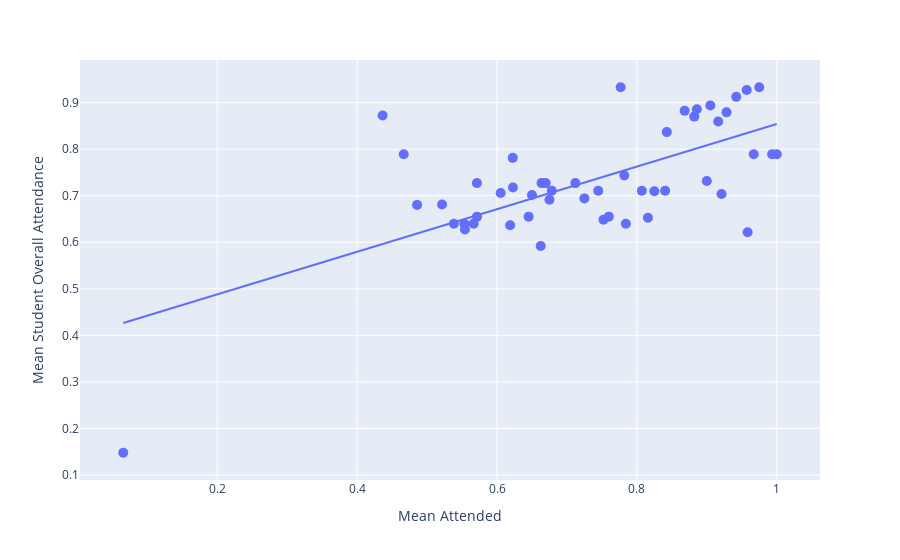

This figure's notebook cell:
### Code cell
# plotting interactive linear regression with module labels
import plotly.express as px
sns.regplot(data=merged, x= 'Mean Attended', y='Mean Student Overall Attendance', line_kws={'color':'orange'})
fig = px.scatter(merged, x='Mean Attended', y='Mean Student Overall Attendance',hover_name='Module Name', trendline='ols')
fig.update_traces(marker=dict(size=10))
fig.show()

### Figure 1 — Plotly figure (JSON) as saved in the notebook; plotly's stock layout.template omitted (floating-point values rounded to 4 significant figures)
{"data": [{"hovertemplate": "<b>%{hovertext}</b><br><br>Mean Attended=%{x}<br>Mean Student Overall Attendance=%{y}<extra></extra>", "hovertext": ["Graphic Design", "Strategic Planning", "Data Analysis", "Statistics", "Theater", "Pharmacy", "History", "User Experience Design", "Web Development", "Project Management", "Spanish", "Arts & Crafts", "Biology", "Italian", "Digital Systems", "Database Design", "Biomedical Engineering", "Marketing", "Japanese", "International Business", "Chemistry", "System Administration", "Public Speaking", "Nutrition", "Algorithms", "Arabic", "Ethics", "Discrete Mathematics", "Business Intelligence", "Quality Assurance", "Journalism", "Occupational Therapy", "Leadership", "Cloud Computing", "Information Technology", "Geography", "Linguistics", "Demographics", "Linear Algebra", "Medicine", "Music Theory", "Political Science", "French", "Data Science", "Cybersecurity", "Religious Studies", "Creative Writing", "English Literature", "Nursing", "Epidemiology"], "legendgroup": "", "marker": {"color": "#636efa", "size": 10, "symbol": "circle"}, "mode": "markers", "name": "", "orientation": "v", "showlegend": false, "type": "scatter", "x": [0.06557, 0.4364, 0.4667, 0.4857, 0.5214, 0.5383, 0.5533, 0.5542, 0.5667, 0.5713, 0.5714, 0.6053, 0.6188, 0.6225, 0.6228, 0.6452, 0.65, 0.6625, 0.6637, 0.6697, 0.675, 0.6783, 0.7121, 0.725, 0.7447, 0.7523, 0.7599, 0.7768, 0.7821, 0.7842, 0.8071, 0.8158, 0.825, 0.8404, 0.8429, 0.8683, 0.8821, 0.8857, 0.9, 0.9051, 0.9163, 0.9211, 0.9282, 0.9421, 0.9571, 0.9583, 0.9671, 0.975, 0.9933, 1.0], "xaxis": "x", "y": [0.1478, 0.8723, 0.789, 0.6803, 0.6814, 0.64, 0.64, 0.6274, 0.64, 0.7272, 0.6551, 0.7059, 0.6365, 0.7814, 0.7178, 0.6551, 0.7017, 0.5922, 0.7272, 0.7272, 0.6913, 0.7106, 0.7272, 0.6943, 0.7106, 0.6483, 0.6551, 0.9331, 0.7436, 0.64, 0.7106, 0.6528, 0.7098, 0.7106, 0.8367, 0.8824, 0.87, 0.8857, 0.7317, 0.8939, 0.8596, 0.7037, 0.8792, 0.9125, 0.9272, 0.6215, 0.789, 0.9331, 0.789, 0.789], "yaxis": "y"}, {"hovertemplate": "<b>OLS trendline</b><br>Mean Student Overall Attendance = 0.457802 * Mean Attended + 0.396529<br>R<sup>2</sup>=0.435484<br><br>Mean Attended=%{x}<br>Mean Student Overall Attendance=%{y} <b>(trend)</b><extra></extra>", "legendgroup": "", "marker": {"color": "#636efa", "size": 10, "symbol": "circle"}, "mode": "lines", "name": "", "showlegend": false, "type": "scatter", "x": [0.06557, 0.4364, 0.4667, 0.4857, 0.5214, 0.5383, 0.5533, 0.5542, 0.5667, 0.5713, 0.5714, 0.6053, 0.6188, 0.6225, 0.6228, 0.6452, 0.65, 0.6625, 0.6637, 0.6697, 0.675, 0.6783, 0.7121, 0.725, 0.7447, 0.7523, 0.7599, 0.7768, 0.7821, 0.7842, 0.8071, 0.8158, 0.825, 0.8404, 0.8429, 0.8683, 0.8821, 0.8857, 0.9, 0.9051, 0.9163, 0.9211, 0.9282, 0.9421, 0.9571, 0.9583, 0.9671, 0.975, 0.9933, 1.0], "xaxis": "x", "y": [0.4265, 0.5963, 0.6102, 0.6189, 0.6352, 0.643, 0.6498, 0.6502, 0.656, 0.6581, 0.6581, 0.6736, 0.6798, 0.6815, 0.6817, 0.6919, 0.6941, 0.6998, 0.7004, 0.7031, 0.7055, 0.7071, 0.7225, 0.7284, 0.7375, 0.7409, 0.7444, 0.7521, 0.7546, 0.7556, 0.766, 0.77, 0.7742, 0.7813, 0.7824, 0.794, 0.8003, 0.802, 0.8086, 0.8109, 0.816, 0.8182, 0.8215, 0.8278, 0.8347, 0.8353, 0.8393, 0.8429, 0.8513, 0.8543], "yaxis": "y"}], "layout": {"legend": {"tracegroupgap": 0}, "margin": {"t": 60}, "xaxis": {"anchor": "y", "domain": [0, 1], "title": {"text": "Mean Attended"}}, "yaxis": {"anchor": "x", "domain": [0, 1], "title": {"text": "Mean Student Overall Attendance"}}}}
